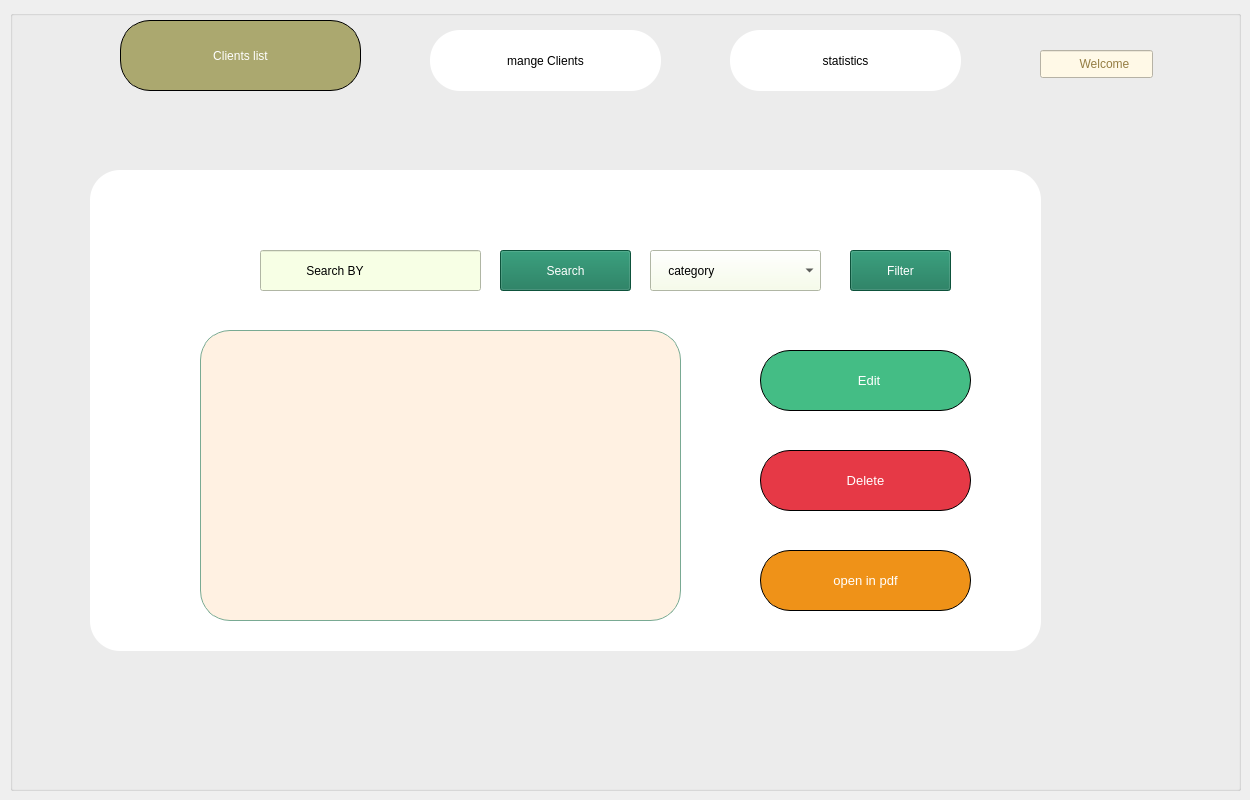
      <widget class="QWidget" name="listpage_cli">
       <widget class="QGroupBox" name="groupBox_11">
        <property name="geometry">
         <rect>
          <x>10</x>
          <y>10</y>
          <width>1231</width>
          <height>781</height>
         </rect>
        </property>
        <property name="title">
         <string/>
        </property>
        <widget class="QPushButton" name="cli_mange_button">
         <property name="geometry">
          <rect>
           <x>420</x>
           <y>20</y>
           <width>231</width>
           <height>61</height>
          </rect>
         </property>
         <property name="focusPolicy">
          <enum>Qt::FocusPolicy::ClickFocus</enum>
         </property>
         <property name="styleSheet">
          <string notr="true">background-color: rgb(255, 255, 255);
color: rgb(0, 0, 0);
font: 700 15pt &quot;Terminal&quot;;
border-radius:30px;</string>
         </property>
         <property name="text">
          <string>mange Clients</string>
         </property>
        </widget>
        <widget class="QPushButton" name="cli_statis_button">
         <property name="geometry">
          <rect>
           <x>720</x>
           <y>20</y>
           <width>231</width>
           <height>61</height>
          </rect>
         </property>
         <property name="focusPolicy">
          <enum>Qt::FocusPolicy::ClickFocus</enum>
         </property>
         <property name="styleSheet">
          <string notr="true">background-color: rgb(255, 255, 255);
font: 700 15pt &quot;Terminal&quot;;
color: rgb(0, 0, 0);
border-radius:30px;
</string>
         </property>
         <property name="text">
          <string>statistics</string>
         </property>
        </widget>
        <widget class="QLineEdit" name="lineEdit_11">
         <property name="geometry">
          <rect>
           <x>1030</x>
           <y>40</y>
           <width>113</width>
           <height>28</height>
          </rect>
         </property>
         <property name="styleSheet">
          <string notr="true">background-color: rgb(255, 249, 231);
font: 20pt &quot;Rage Italic&quot;;
color: rgb(148, 125, 66);</string>
         </property>
         <property name="text">
          <string>           Welcome</string>
         </property>
         <property name="dragEnabled">
          <bool>false</bool>
         </property>
        </widget>
        <widget class="QPushButton" name="cli_list_button">
         <property name="geometry">
          <rect>
           <x>110</x>
           <y>10</y>
           <width>241</width>
           <height>71</height>
          </rect>
         </property>
         <property name="focusPolicy">
          <enum>Qt::FocusPolicy::ClickFocus</enum>
         </property>
         <property name="styleSheet">
          <string notr="true">border: 1px solid black;
color: rgb(255, 255, 255);
font: 700 15pt &quot;Terminal&quot;;
background-color: rgb(171, 168, 111);
border-radius:30px;
</string>
         </property>
         <property name="text">
          <string>Clients list</string>
         </property>
        </widget>
        <widget class="QLabel" name="label_59">
         <property name="geometry">
          <rect>
           <x>80</x>
           <y>10</y>
           <width>61</width>
           <height>61</height>
          </rect>
         </property>
         <property name="text">
          <string/>
         </property>
         <property name="pixmap">
          <pixmap resource="resources.qrc">:/home page/complete[1].png</pixmap>
         </property>
         <property name="scaledContents">
          <bool>true</bool>
         </property>
         <property name="openExternalLinks">
          <bool>true</bool>
         </property>
        </widget>
        <widget class="QLabel" name="del_3">
         <property name="geometry">
          <rect>
           <x>390</x>
           <y>20</y>
           <width>51</width>
           <height>51</height>
          </rect>
         </property>
         <property name="text">
          <string/>
         </property>
         <property name="pixmap">
          <pixmap resource="resources.qrc">:/home page/client.png</pixmap>
         </property>
         <property name="scaledContents">
          <bool>true</bool>
         </property>
        </widget>
        <widget class="QLabel" name="label_60">
         <property name="geometry">
          <rect>
           <x>700</x>
           <y>30</y>
           <width>51</width>
           <height>51</height>
          </rect>
         </property>
         <property name="text">
          <string/>
         </property>
         <property name="pixmap">
          <pixmap resource="resources.qrc">:/home page/2636315.png</pixmap>
         </property>
         <property name="scaledContents">
          <bool>true</bool>
         </property>
        </widget>
        <widget class="QLabel" name="label_61">
         <property name="geometry">
          <rect>
           <x>1160</x>
           <y>20</y>
           <width>63</width>
           <height>61</height>
          </rect>
         </property>
         <property name="text">
          <string/>
         </property>
         <property name="pixmap">
          <pixmap resource="resources.qrc">:/home page/user (1).png</pixmap>
         </property>
         <property name="scaledContents">
          <bool>true</bool>
         </property>
        </widget>
        <widget class="QFrame" name="frame_12">
         <property name="geometry">
          <rect>
           <x>80</x>
           <y>160</y>
           <width>951</width>
           <height>481</height>
          </rect>
         </property>
         <property name="styleSheet">
          <string notr="true">QFrame
{
font: italic 9pt &quot;Terminal&quot;;
background-color: rgb(255, 255, 255);
color: rgb(0, 0, 0);
border-radius:30px;
}
</string>
         </property>
         <property name="frameShape">
          <enum>QFrame::Shape::StyledPanel</enum>
         </property>
         <property name="frameShadow">
          <enum>QFrame::Shadow::Raised</enum>
         </property>
         <widget class="QTableView" name="afficher_cli">
          <property name="geometry">
           <rect>
            <x>110</x>
            <y>160</y>
            <width>481</width>
            <height>291</height>
           </rect>
          </property>
          <property name="maximumSize">
           <size>
            <width>481</width>
            <height>291</height>
           </size>
          </property>
          <property name="styleSheet">
           <string notr="true">background-color: rgb(133, 144, 121);
background-color: rgb(255, 241, 226);
border:1px solid ;
border-color: rgb(121, 170, 147);</string>
          </property>
         </widget>
         <widget class="QWidget" name="widget_7" native="true">
          <property name="geometry">
           <rect>
            <x>90</x>
            <y>70</y>
            <width>791</width>
            <height>71</height>
           </rect>
          </property>
          <widget class="QLabel" name="label_8">
           <property name="geometry">
            <rect>
             <x>20</x>
             <y>10</y>
             <width>41</width>
             <height>41</height>
            </rect>
           </property>
           <property name="text">
            <string/>
           </property>
           <property name="pixmap">
            <pixmap resource="resources.qrc">:/home page/search.png</pixmap>
           </property>
           <property name="scaledContents">
            <bool>true</bool>
           </property>
          </widget>
          <widget class="QPushButton" name="search_cli">
           <property name="geometry">
            <rect>
             <x>320</x>
             <y>10</y>
             <width>131</width>
             <height>41</height>
            </rect>
           </property>
           <property name="styleSheet">
            <string notr="true">background-color: rgb(18, 115, 83);
color: rgb(255, 255, 255);</string>
           </property>
           <property name="text">
            <string>Search</string>
           </property>
          </widget>
          <widget class="QLineEdit" name="search_by_cli">
           <property name="geometry">
            <rect>
             <x>80</x>
             <y>10</y>
             <width>221</width>
             <height>41</height>
            </rect>
           </property>
           <property name="styleSheet">
            <string notr="true">
background-color: rgb(247, 255, 229);

</string>
           </property>
           <property name="text">
            <string>             Search BY</string>
           </property>
          </widget>
          <widget class="QComboBox" name="comboBox_cli">
           <property name="geometry">
            <rect>
             <x>470</x>
             <y>10</y>
             <width>171</width>
             <height>41</height>
            </rect>
           </property>
           <property name="focusPolicy">
            <enum>Qt::FocusPolicy::ClickFocus</enum>
           </property>
           <property name="contextMenuPolicy">
            <enum>Qt::ContextMenuPolicy::CustomContextMenu</enum>
           </property>
           <property name="styleSheet">
            <string notr="true">QComboBox{color: rgb(0, 0, 0);
background-color: rgb(247, 255, 229);}</string>
           </property>
           <item>
            <property name="text">
             <string extracomment="    category">    category</string>
            </property>
            <property name="icon">
             <iconset resource="resources.qrc">
              <normaloff>:/home page/sort-icon-512x410-1kpy040x.png</normaloff>:/home page/sort-icon-512x410-1kpy040x.png</iconset>
            </property>
           </item>
           <item>
            <property name="text">
             <string extracomment="type">type</string>
            </property>
           </item>
           <item>
            <property name="text">
             <string>pc</string>
            </property>
           </item>
           <item>
            <property name="text">
             <string>machine</string>
            </property>
           </item>
           <item>
            <property name="text">
             <string>router</string>
            </property>
           </item>
           <item>
            <property name="text">
             <string>mouse</string>
            </property>
           </item>
           <item>
            <property name="text">
             <string>printer</string>
            </property>
           </item>
           <item>
            <property name="text">
             <string>cann</string>
            </property>
           </item>
           <item>
            <property name="text">
             <string/>
            </property>
           </item>
          </widget>
          <widget class="QPushButton" name="sort_cli">
           <property name="geometry">
            <rect>
             <x>670</x>
             <y>10</y>
             <width>101</width>
             <height>41</height>
            </rect>
           </property>
           <property name="styleSheet">
            <string notr="true">background-color: rgb(18, 115, 83);
color: rgb(255, 255, 255);</string>
           </property>
           <property name="text">
            <string>Filter</string>
           </property>
           <property name="icon">
            <iconset resource="resources.qrc">
             <normaloff>:/home page/filter-outline-filled.png</normaloff>:/home page/filter-outline-filled.png</iconset>
           </property>
           <property name="iconSize">
            <size>
             <width>25</width>
             <height>25</height>
            </size>
           </property>
          </widget>
         </widget>
         <widget class="QPushButton" name="edit_cli">
          <property name="geometry">
           <rect>
            <x>670</x>
            <y>180</y>
            <width>211</width>
            <height>61</height>
           </rect>
          </property>
          <property name="focusPolicy">
           <enum>Qt::FocusPolicy::StrongFocus</enum>
          </property>
          <property name="contextMenuPolicy">
           <enum>Qt::ContextMenuPolicy::CustomContextMenu</enum>
          </property>
          <property name="styleSheet">
           <string notr="true">QPushButton
{border: 1px solid black;
color: rgb(255, 255, 255);
font: 10pt ;
background-color: rgb(171, 168, 111);
background-color: rgb(68, 189, 133);
border-radius:30px;}
</string>
          </property>
          <property name="text">
           <string>  Edit</string>
          </property>
          <property name="icon">
           <iconset resource="resources.qrc">
            <normaloff>:/home page/edit - Copy.png</normaloff>:/home page/edit - Copy.png</iconset>
          </property>
          <property name="iconSize">
           <size>
            <width>50</width>
            <height>50</height>
           </size>
          </property>
          <property name="flat">
           <bool>false</bool>
          </property>
         </widget>
         <widget class="QPushButton" name="delet_cli">
          <property name="geometry">
           <rect>
            <x>670</x>
            <y>280</y>
            <width>211</width>
            <height>61</height>
           </rect>
          </property>
          <property name="focusPolicy">
           <enum>Qt::FocusPolicy::StrongFocus</enum>
          </property>
          <property name="styleSheet">
           <string notr="true">QPushButton
{border: 1px solid black;
color: rgb(255, 255, 255);
font: 10pt ;
background-color: rgb(230, 57, 70);
border-radius:30px;}
</string>
          </property>
          <property name="text">
           <string>Delete</string>
          </property>
          <property name="icon">
           <iconset resource="resources.qrc">
            <normaloff>:/home page/bin.png</normaloff>:/home page/bin.png</iconset>
          </property>
          <property name="iconSize">
           <size>
            <width>50</width>
            <height>50</height>
           </size>
          </property>
          <property name="flat">
           <bool>false</bool>
          </property>
         </widget>
         <widget class="QPushButton" name="pdf_cli">
          <property name="geometry">
           <rect>
            <x>670</x>
            <y>380</y>
            <width>211</width>
            <height>61</height>
           </rect>
          </property>
          <property name="focusPolicy">
           <enum>Qt::FocusPolicy::StrongFocus</enum>
          </property>
          <property name="styleSheet">
           <string notr="true">border: 1px solid black;
color: rgb(255, 255, 255);
font: 10pt ;
background-color: rgb(239, 146, 24);
border-radius:30px;
</string>
          </property>
          <property name="text">
           <string> open in pdf </string>
          </property>
          <property name="icon">
           <iconset resource="resources.qrc">
            <normaloff>:/home page/pdf-file[1].png</normaloff>:/home page/pdf-file[1].png</iconset>
          </property>
          <property name="iconSize">
           <size>
            <width>36</width>
            <height>36</height>
           </size>
          </property>
         </widget>
        </widget>
       </widget>
      </widget>
